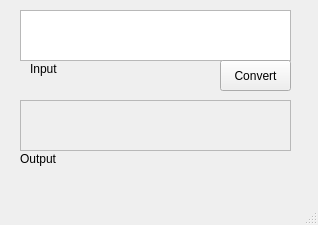
<?xml version="1.0" encoding="UTF-8"?>
<ui version="4.0">
 <class>MainWindow</class>
 <widget class="QMainWindow" name="MainWindow">
  <property name="geometry">
   <rect>
    <x>0</x>
    <y>0</y>
    <width>318</width>
    <height>225</height>
   </rect>
  </property>
  <property name="windowTitle">
   <string>MainWindow</string>
  </property>
  <widget class="QWidget" name="centralwidget">
   <widget class="QTextEdit" name="textboxInput">
    <property name="geometry">
     <rect>
      <x>20</x>
      <y>10</y>
      <width>271</width>
      <height>51</height>
     </rect>
    </property>
   </widget>
   <widget class="QTextEdit" name="textboxOutput">
    <property name="enabled">
     <bool>false</bool>
    </property>
    <property name="geometry">
     <rect>
      <x>20</x>
      <y>100</y>
      <width>271</width>
      <height>51</height>
     </rect>
    </property>
   </widget>
   <widget class="QPushButton" name="translateButton">
    <property name="geometry">
     <rect>
      <x>220</x>
      <y>60</y>
      <width>71</width>
      <height>31</height>
     </rect>
    </property>
    <property name="text">
     <string>Convert</string>
    </property>
   </widget>
   <widget class="QLabel" name="label">
    <property name="geometry">
     <rect>
      <x>30</x>
      <y>60</y>
      <width>58</width>
      <height>18</height>
     </rect>
    </property>
    <property name="text">
     <string>Input</string>
    </property>
   </widget>
   <widget class="QLabel" name="label_2">
    <property name="geometry">
     <rect>
      <x>20</x>
      <y>150</y>
      <width>58</width>
      <height>18</height>
     </rect>
    </property>
    <property name="text">
     <string>&lt;html&gt;&lt;head/&gt;&lt;body&gt;&lt;p&gt;Output&lt;/p&gt;&lt;/body&gt;&lt;/html&gt;</string>
    </property>
   </widget>
  </widget>
  <widget class="QMenuBar" name="menubar">
   <property name="geometry">
    <rect>
     <x>0</x>
     <y>0</y>
     <width>318</width>
     <height>30</height>
    </rect>
   </property>
  </widget>
  <widget class="QStatusBar" name="statusbar"/>
 </widget>
 <resources/>
 <connections/>
</ui>
